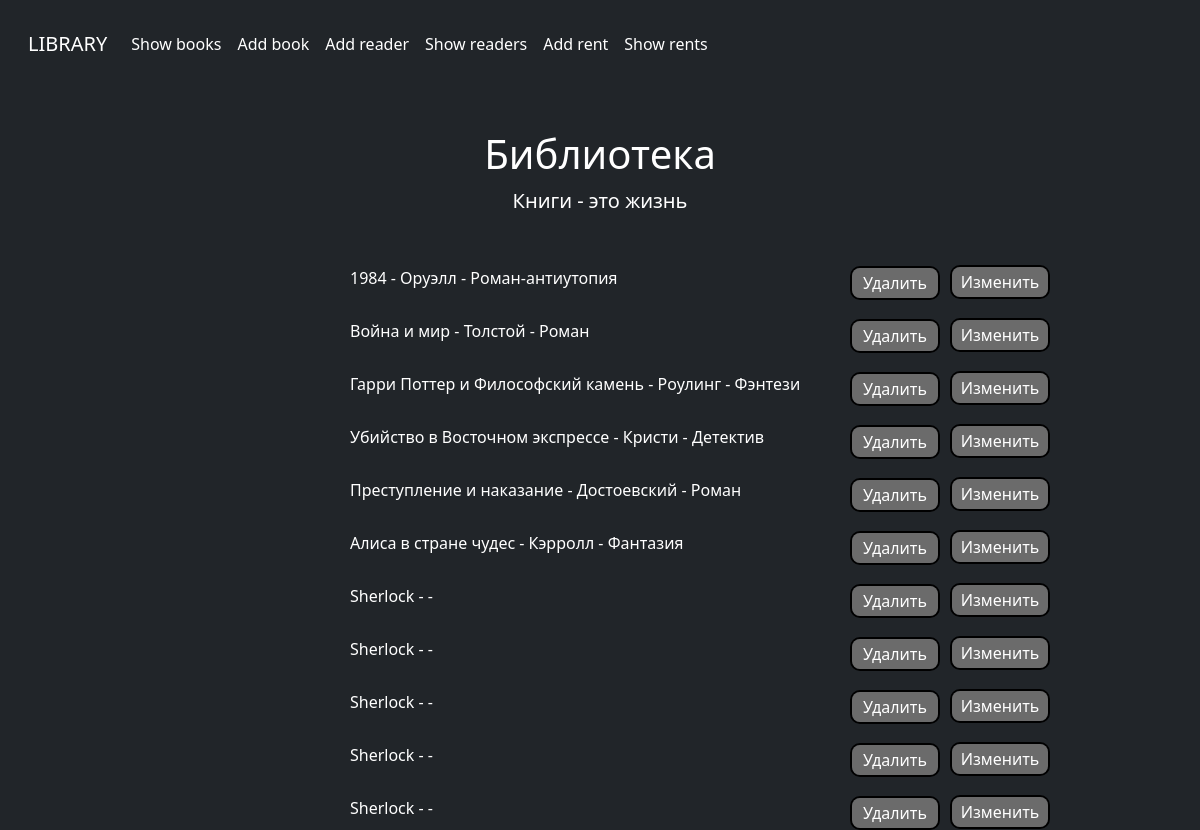
The app's page /showbooks/, older data.
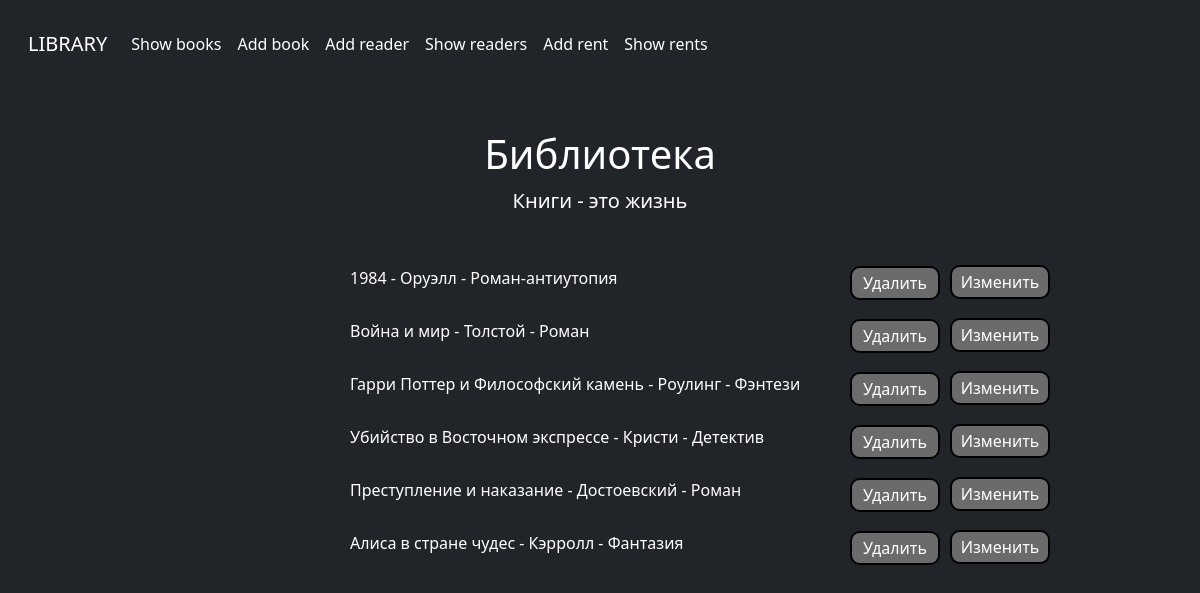
The same page, newer data.
### library/models.py (models this page shows)
class Book(models.Model):
    title = models.CharField(max_length=50)
    author_name = models.CharField(max_length=50)
    author_surname = models.CharField(max_length=50)
    genre = models.CharField(max_length=50)
    publication_year = models.CharField(max_length=50)
    page_count = models.IntegerField()
    description = models.TextField()
    def __str__(self):
        return f"{self.title} - {self.author_surname} - {self.genre}"

### library/views.py (the view)
# urls.py: path('showbooks/', views.show_showbooks_page),
def show_showbooks_page(request):
    context = {"books": Book.objects.all()}
    try:
        Book.objects.filter(title=request.POST['delete']).delete()
    except:
        pass
    return render(request, "showBooks.html", context=context)

### templates/showBooks.html (shortened to what this page needs)
<!DOCTYPE html>
<html lang="en" class="h-100" data-bs-theme="dark">
<head>
  <link href="/docs/5.3/dist/css/bootstrap.min.css" rel="stylesheet">
  <link href="https://cdn.jsdelivr.net/npm/bootstrap@5.3.0-alpha3/dist/css/bootstrap.min.css" rel="stylesheet">
</head>
<body class="d-flex h-100 text-center text-bg-dark">
  <div class="cover-container d-flex w-100 h-100 p-3 mx-auto flex-column">
    <nav class="navbar navbar-expand navbar-dark bg-dark" aria-label="Second navbar example">
      <div class="container-fluid">
        <a class="navbar-brand" href="http://127.0.0.1:8000">LIBRARY</a>
        <div class="collapse navbar-collapse" id="navbarsExample02">
          <ul class="navbar-nav me-auto">
            <li class="nav-item">
              <a class="nav-link active" aria-current="page" href="http://127.0.0.1:8000/showbooks">Show books</a>
            </li>
            <li class="nav-item">
              <a class="nav-link active" aria-current="page" href="http://127.0.0.1:8000/addbook">Add book</a>
            </li>
            <li class="nav-item">
              <a class="nav-link active" aria-current="page" href="http://127.0.0.1:8000/addreader">Add reader</a>
            </li>
            <li class="nav-item">
              <a class="nav-link active" aria-current="page" href="http://127.0.0.1:8000/showreaders">Show readers</a>
            </li>
            <li class="nav-item">
              <a class="nav-link active" aria-current="page" href="http://127.0.0.1:8000/addrent">Add rent</a>
            </li>
            <li class="nav-item">
              <a class="nav-link active" aria-current="page" href="http://127.0.0.1:8000/showrents">Show rents</a>
            </li>
          </ul>
        </div>
      </div>
    </nav>
 <main class="px-3" style="padding-top: 5%;">
      <h1>Библиотека</h1>
      <p class="lead">Книги - это жизнь</p>
      <div style="height: 50px; width: 500px; margin: auto; margin-top: 50px;">
        {% if books %}
          {% for book in books %}
            <p style="text-align: left;">{{ book }}</p>
            <form class="delete" action="" method="post" style="margin: -40px -90px 10px 500px; display: flex; justify-content: flex-end;
            padding: 0px;
            border: 2px solid black;
            border-radius: 10px;
            button-decoration: none;
            ">
                    <button type="submit" style=" width: 100px; height:30px;background-color: none; border: none; border-radius: 8px;">Удалить</button>
            </form>
            <form class="update" action="" method="post" style="margin: -45px -200px 20px 600px; display: flex; justify-content: flex-end;padding: 0px;
            border: 2px solid black;
            border-radius: 10px;
            button-decoration: none;">
                    <button type="submit" style=" width: 100px; height:30px;background-color: none; border: none; border-radius: 8px;">Изменить</button>
            </form>
          {% endfor %}
        {% else %}
          <h1>Library, son...</h1>
        {% endif %}
      </div>
    </main>
  </div>
</body>
</html>

Row changes from the older to the newer data that the page shows:
removed Book: title+author_surname+genre "Sherlock - -"
removed Book: title+author_surname+genre "Sherlock - -"
removed Book: title+author_surname+genre "Sherlock - -"
removed Book: title+author_surname+genre "Sherlock - -"
removed Book: title+author_surname+genre "Sherlock - -"
